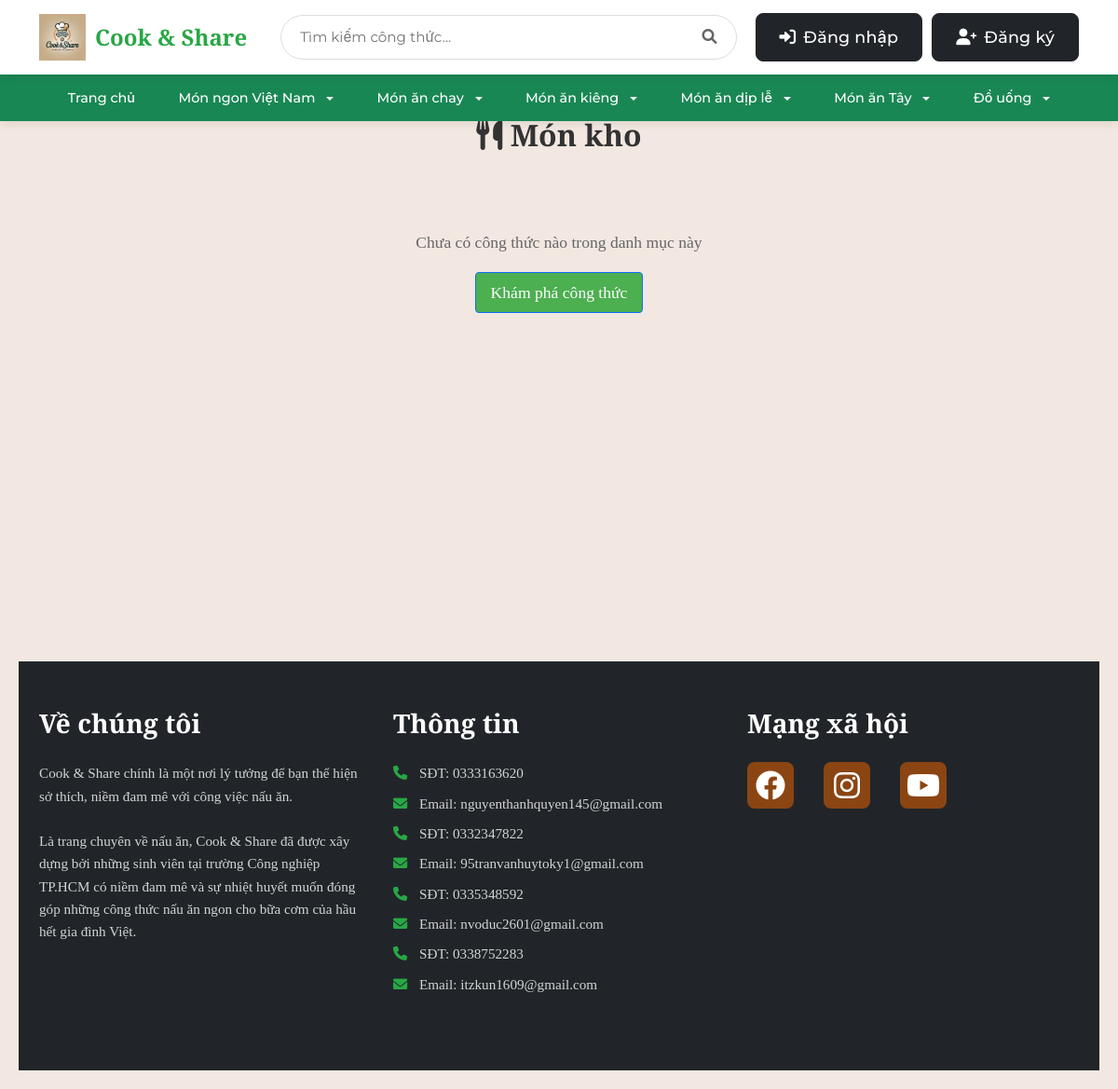
Before: /category/Món kho with the older database file.
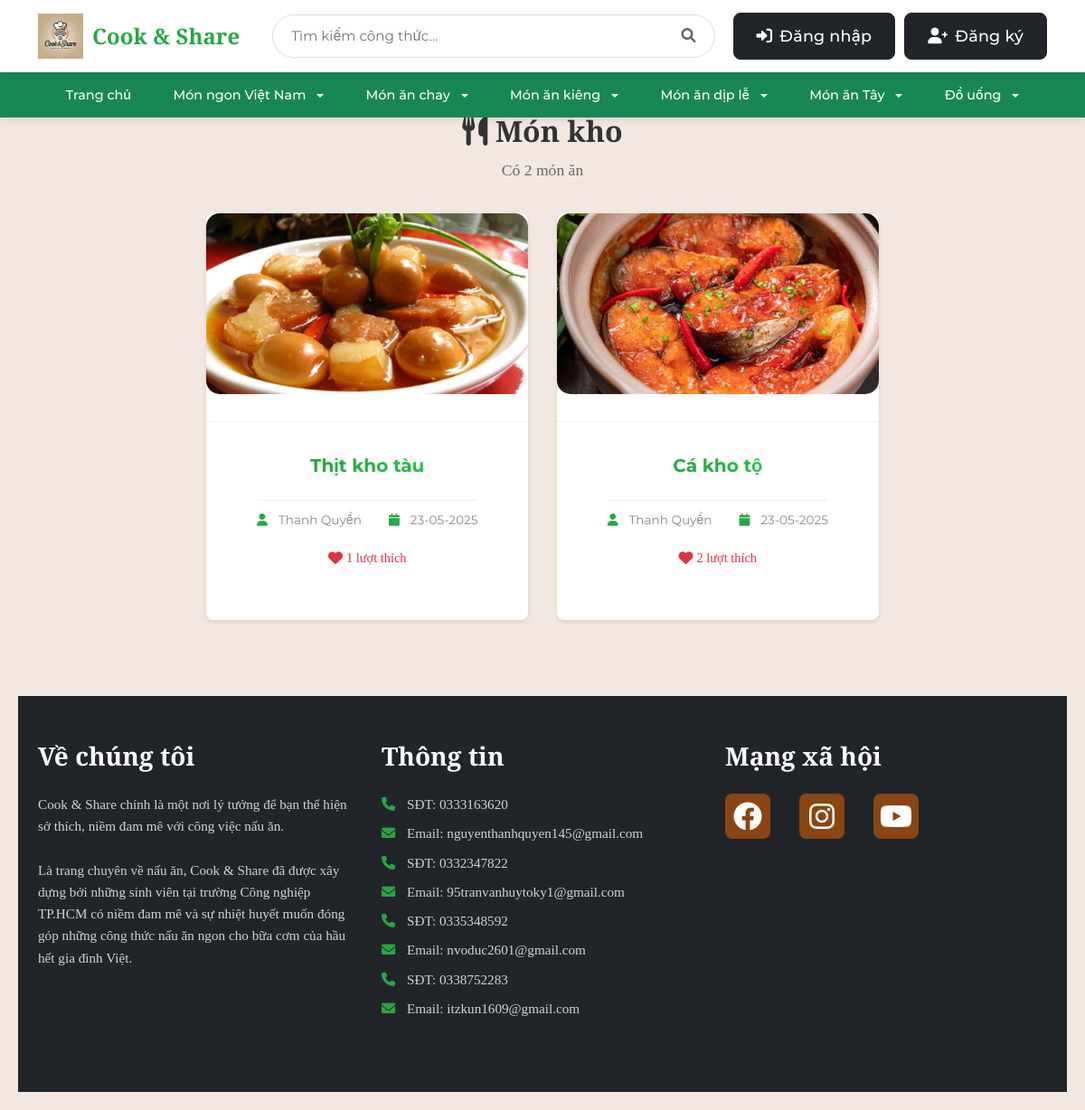
After: the same page with the newer database file.
### tables this page shows
CREATE TABLE blog_images (
    id INTEGER PRIMARY KEY AUTOINCREMENT,
    post_id INTEGER NOT NULL,
    image_path TEXT NOT NULL,
    is_main_image BOOLEAN DEFAULT 0,
    created TIMESTAMP NOT NULL DEFAULT CURRENT_TIMESTAMP,
    FOREIGN KEY (post_id) REFERENCES post (id) ON DELETE CASCADE
);

CREATE TABLE post (
    id INTEGER PRIMARY KEY AUTOINCREMENT,
    author_id INTEGER NOT NULL,
    created TIMESTAMP NOT NULL DEFAULT CURRENT_TIMESTAMP,
    title TEXT NOT NULL,
    description TEXT,
    ingredients TEXT NOT NULL,
    instructions TEXT NOT NULL,
    cooking_time INTEGER DEFAULT 0,
    servings INTEGER DEFAULT 1,
    FOREIGN KEY (author_id) REFERENCES user (id)
);

CREATE TABLE user (
    id INTEGER PRIMARY KEY AUTOINCREMENT,
    username TEXT UNIQUE NOT NULL,
    password TEXT NOT NULL,
    email TEXT UNIQUE NOT NULL,
    created TIMESTAMP NOT NULL DEFAULT CURRENT_TIMESTAMP,
    avatar_path TEXT,
    role TEXT NOT NULL DEFAULT 'user',
    is_blocked BOOLEAN NOT NULL DEFAULT 0,
    gender TEXT,
    birthdate DATE,
    phone TEXT
);

### share_recipe/blog.py (the view)
@bp.route('/category/<category>')
def category(category):
    db = get_db()
    page = request.args.get('page', 1, type=int)
    per_page = 9
    offset = (page - 1) * per_page
    posts = db.execute(
        'SELECT p.id, p.title, p.created, p.author_id, '
        'u.username, bi.image_path, '
        '(SELECT COUNT(*) FROM favorites f WHERE f.post_id = p.id) as like_count '
        'FROM post p '
        'JOIN user u ON p.author_id = u.id '
        'LEFT JOIN blog_images bi ON p.id = bi.post_id AND bi.is_main_image = 1 '
        'JOIN post_tags pt ON p.id = pt.post_id '
        'JOIN tags t ON pt.tag_id = t.id '
        'WHERE t.name = ? '
        'ORDER BY p.created DESC '
        'LIMIT ? OFFSET ?',
        (category, per_page, offset)
    ).fetchall()
    posts = [dict(post) for post in posts]
    total_posts = db.execute(
        'SELECT COUNT(*) FROM post p '
        'JOIN post_tags pt ON p.id = pt.post_id '
        'JOIN tags t ON pt.tag_id = t.id '
        'WHERE t.name = ?',
        (category,)
    ).fetchone()[0]
    total_pages = (total_posts + per_page - 1) // per_page
    return render_template('blog/category.html',
                         posts=posts,
                         category=category,
                         page=page,
                         total_pages=total_pages,
                         total_posts=total_posts)

### share_recipe/auth.py (called while the page is built, shortened)
@bp.before_app_request
def load_logged_in_user():
    user_id = session.get('user_id')
    if user_id is None:
        g.user = None

### share_recipe/db.py (called while the page is built)
def get_db():
    if 'db' not in g:
        g.db = sqlite3.connect(
            current_app.config['DATABASE'],
            detect_types=sqlite3.PARSE_DECLTYPES
        )
        g.db.row_factory = sqlite3.Row
    return g.db

### share_recipe/templates/blog/category.html (shortened to what this page needs)
{% extends 'base.html' %}
{% block content %}
<div class="search-results-container">
    <div class="search-header">
        <h1><i class="fas fa-utensils"></i> {{ category }}</h1>
        {% if posts %}
            <p>Có {{ total_posts }} món ăn</p>
        {% endif %}
    </div>
    {% if not posts %}
    <div class="no-results">
        <p>Chưa có công thức nào trong danh mục này</p>
        <a href="{{ url_for('blog.index') }}" class="btn btn-primary">Khám phá công thức</a>
    </div>
    {% else %}
    <div class="recipe-grid">
        {% for post in posts %}
        <div class="recipe-card">
            <a href="{{ url_for('blog.detail', id=post['id']) }}" class="recipe-link">
                <div class="recipe-image">
                    {% if post['image_path'] %}
                        <img src="{{ url_for('static', filename=post['image_path']) }}" alt="{{ post['title'] }}">
                    {% else %}
                        <img src="{{ url_for('static', filename='uploads/default_recipe.jpg') }}" alt="Default Recipe Image">
                    {% endif %}
                </div>
                <div class="recipe-info">
                    <h2 class="recipe-title">{{ post['title'] }}</h2>
                    <div class="recipe-meta">
                        <span class="author">
                            <i class="fas fa-user"></i> {{ post['username'] }}
                        </span>
                        <span class="date">
                            <i class="fas fa-calendar"></i> {{ post['created'].strftime('%d-%m-%Y') }}
                        </span>
                    </div>
                    <div class="recipe-stats">
                        <span class="likes">
                            <i class="fas fa-heart"></i> {{ post['like_count'] }} lượt thích
                        </span>
                    </div>
                </div>
            </a>
        </div>
        {% endfor %}
    </div>
    {% endif %}
</div>
{% endblock %}

Changed rows visible on the page:
added blog_images: image_path (picture), title "Thịt kho tàu", username "Thanh Quyền", created "23-05-2025", like_count "1"
added blog_images: image_path (picture), title "Cá kho tộ", username "Thanh Quyền", created "23-05-2025", like_count "2"
Other visible differences:
{{ total_posts }}: (not shown) → "2"
text no longer shown: "Chưa có công thức nào trong danh mục này Khám phá công thức"
text now shown: "Có món ăn"
